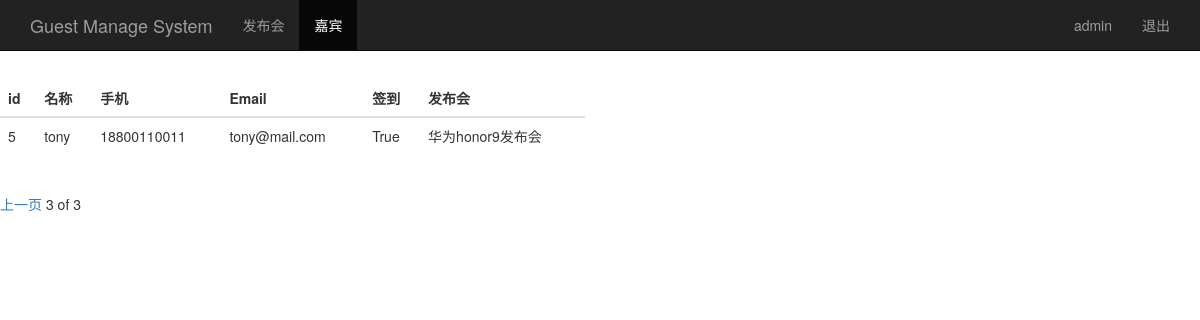
The page /guest_manage/?page=3 (signed in) on the database its author committed.
### sign/models.py (models this page shows, shortened)
class Guest(models.Model):
	event = models.ForeignKey(Event)
	realname = models.CharField(max_length = 64)
	phone = models.CharField(max_length = 16)
	emali = models.EmailField()
	sign = models.BooleanField()
	create_time = models.DateTimeField(auto_now = True)
	class Meta:
		unique_together = ('event', 'phone')

class Event(models.Model):
	name = models.CharField(max_length = 100)
	limit = models.IntegerField()
	status = models.BooleanField()
	address = models.CharField(max_length = 200)
	start_time = models.DateTimeField('events time')
	create_time = models.DateTimeField(auto_now = True)
	def __str__(self):
		return self.name

### sign/views.py (the view)
# urls.py: url(r'^guest_manage/$', views.guest_manage),
@login_required
def guest_manage(request):
	username = request.session.get('user', '')
	guest_list = Guest.objects.all()
	paginator = Paginator(guest_list, 2)
	page = request.GET.get('page')
	try:
		contacts = paginator.page(page)
	except PageNotAnInteger:
		contacts = paginator.page(1)
	except EmptyPage:
		contacts = paginator.page(paginator.num_pages)
	return render(request, 'sign/guest_manage.html', {'user': username, 'guests': contacts})

### sign/templates/sign/guest_manage.html (shortened to what this page needs)
<!DOCTYPE html>
<html lang="en">
<head>
    {% load staticfiles %}
    <link rel="stylesheet" href="{% static 'bootstrap/css/bootstrap.min.css' %}">
</head>
<body>
    <nav class="navbar navbar-inverse navbar-fixed-top">
        <div class="container">
            <div class="navbar-header">
                <a class="navbar-brand" href="/event_manage/">Guest Manage System</a>
            </div>
            <div id="navbar" class="collapse navbar-collapse">
                <ul class="nav navbar-nav">
                    <li><a href="/event_manage/">发布会</a></li>
                    <li class="active"><a href="#">嘉宾</a></li>
                </ul>
                <ul class="nav navbar-nav navbar-right">
                    <li><a href="#">{{ user }}</a></li>
                    <li><a href="/logout/">退出</a> </li>
                </ul>
            </div>
        </div>
    </nav>
    <div class="row" style="padding-top: 80px">
        <div class="col-md-6">
            <table class="table">
                <thead>
                    <tr>
                        <th>id</th>
                        <th>名称</th>
                        <th>手机</th>
                        <th>Email</th>
                        <th>签到</th>
                        <th>发布会</th>
                    </tr>
                </thead>
                <tbody>
                    {% for guest in guests %}
                        <tr>
                            <td>{{ guest.id }}</td>
                            <td>{{ guest.realname }}</td>
                            <td>{{ guest.phone }}</td>
                            <td>{{ guest.emali }}</td>
                            <td>{{ guest.sign }}</td>
                            <td>{{ guest.event }}</td>
                        </tr>
                    {% endfor %}
                </tbody>
            </table>
        </div>
    </div>
    <div class="pagination">
        <span class="step-links">
            {% if guests.has_previous %}
                <a href="?page={{ guests.previous_page_number }}">上一页</a>
            {% endif %}
            <span class="current">
                 {{ guests.number }} of {{ guests.paginator.num_pages }}
            </span>
         </span>
    </div>
</body>
</html>

### rows shown on the page
Guest: id "5", realname "tony", phone "18800110011", emali "tony@mail.com", sign "True", event "华为honor9发布会"

### other values the page prints
{{ user }} "admin"
{{ guests.number }} "3"
{{ guests.paginator.num_pages }} "3"
